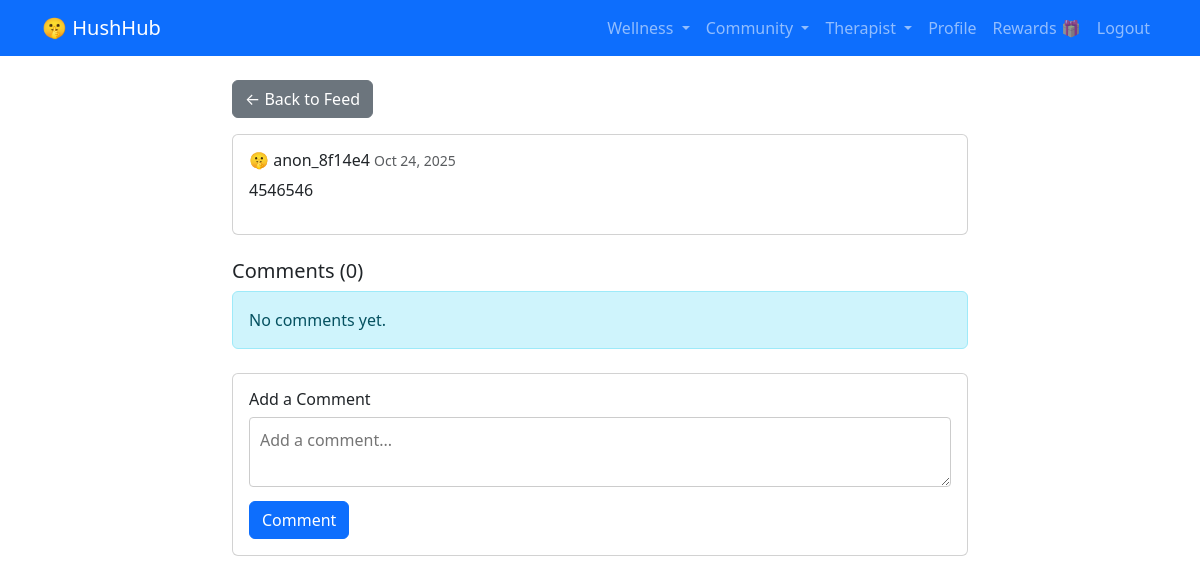
/community/post/5/ (signed in), run on the app's committed database.
### community/models.py (models this page shows, shortened)
class Post(models.Model):
    user = models.ForeignKey(User, on_delete=models.CASCADE)
    content = models.TextField()
    is_anonymous = models.BooleanField(default=True)
    created_at = models.DateTimeField(auto_now_add=True)
    class Meta:
        ordering = ['-created_at']

### accounts/models.py (models this page shows, shortened)
class User(AbstractUser):
    USER_TYPES = (
        ('patient', 'Patient'),
        ('therapist', 'Therapist'),
    )
    user_type = models.CharField(max_length=10, choices=USER_TYPES, default='patient')
    bio = models.TextField(blank=True)
    phone = models.CharField(max_length=15, blank=True)
    profile_picture = models.ImageField(upload_to='profiles/', blank=True, null=True)
    def get_anonymous_id(self):
        hash_object = hashlib.md5(str(self.id).encode())
        return f"anon_{hash_object.hexdigest()[:6]}"

### community/views.py (the view)
# urls.py: path('post/<int:pk>/', views.view_comments, name='view_comments'),
@login_required
def view_comments(request, pk):
    post = get_object_or_404(Post, pk=pk)
    if request.method == 'POST':
        form = CommentForm(request.POST)
        if form.is_valid():
            comment = form.save(commit=False)
            comment.post = post
            comment.user = request.user
            comment.save()
            messages.success(request, 'Comment added!')
            return redirect('community:view_comments', pk=pk)
    else:
        form = CommentForm()
    return render(request, 'community/view_comments.html', {'post': post, 'form': form})

### community/forms.py
class CommentForm(forms.ModelForm):
    class Meta:
        model = Comment
        fields = ['content']
        widgets = {
            'content': forms.Textarea(attrs={'rows': 2, 'placeholder': 'Add a comment...'})
        }

### community/templates/community/view_comments.html (shortened to what this page needs)
{% extends 'base.html' %}
{% block content %}
<div class="row">
    <div class="col-md-8 mx-auto">
        <a href="{% url 'community:feed' %}" class="btn btn-secondary mb-3">← Back to Feed</a>
        <div class="card mb-4">
            <div class="card-body">
                <h6>
                    {% if post.is_anonymous %}
                        🤫 {{ post.user.get_anonymous_id }}
                    {% else %}
                        {{ post.user.username }}
                        {% if post.user == user %}
                            <span class="badge bg-primary">You</span>
                        {% endif %}
                    {% endif %}
                    <small class="text-muted">{{ post.created_at|date:"M d, Y" }}</small>
                </h6>
                <p>{{ post.content }}</p>
            </div>
        </div>
        <h5>Comments ({{ post.comments.count }})</h5>
        {% for comment in post.comments.all %}
        <div class="card mb-2">
            <div class="card-body">
                <h6>
                    {{ comment.user.username }}
                    {% if comment.user == user %}
                        <span class="badge bg-primary">You</span>
                    {% endif %}
                    <small class="text-muted">{{ comment.created_at|date:"M d, Y" }}</small>
                </h6>
                <p class="mb-0">{{ comment.content }}</p>
            </div>
        </div>
        {% empty %}
        <div class="alert alert-info">No comments yet.</div>
        {% endfor %}
        <div class="card mt-4">
            <div class="card-body">
                <h6>Add a Comment</h6>
                <form method="post">
                    {{ form.content }}
                    <button type="submit" class="btn btn-primary mt-2">Comment</button>
                </form>
            </div>
        </div>
    </div>
</div>
{% endblock %}

### community/templates/community/view_comments.html (style rules this page uses)
textarea { width: 100%; padding: 10px; border: 1px solid #ccc; border-radius: 4px; }

### data on the page
Post: user.get_anonymous_id "anon_8f14e4", created_at "Oct 24, 2025", content "4546546", comments.count "0"
